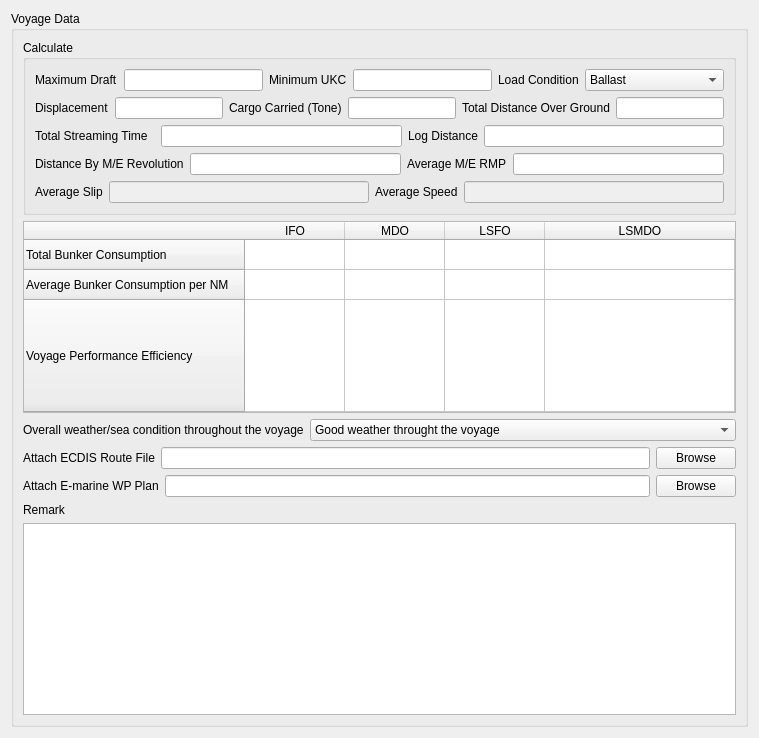
     <widget class="QWidget" name="tab_2">
      <attribute name="title">
       <string>Voyage Data</string>
      </attribute>
      <layout class="QGridLayout" name="gridLayout_10">
       <item row="0" column="0">
        <widget class="QGroupBox" name="voyageDataGroupBox">
         <property name="title">
          <string>Voyage Data</string>
         </property>
         <layout class="QVBoxLayout" name="verticalLayout_10">
          <item>
           <widget class="QGroupBox" name="groupBox_6">
            <property name="title">
             <string>Calculate</string>
            </property>
            <layout class="QVBoxLayout" name="verticalLayout_9">
             <item>
              <layout class="QHBoxLayout" name="horizontalLayout_3">
               <item>
                <widget class="QLabel" name="label_28">
                 <property name="sizePolicy">
                  <sizepolicy hsizetype="Fixed" vsizetype="Fixed">
                   <horstretch>0</horstretch>
                   <verstretch>0</verstretch>
                  </sizepolicy>
                 </property>
                 <property name="text">
                  <string>Maximum Draft</string>
                 </property>
                </widget>
               </item>
               <item>
                <widget class="QLineEdit" name="minimum_ukc_edit">
                 <property name="sizePolicy">
                  <sizepolicy hsizetype="Preferred" vsizetype="Fixed">
                   <horstretch>0</horstretch>
                   <verstretch>0</verstretch>
                  </sizepolicy>
                 </property>
                </widget>
               </item>
               <item>
                <widget class="QLabel" name="label_29">
                 <property name="sizePolicy">
                  <sizepolicy hsizetype="Fixed" vsizetype="Fixed">
                   <horstretch>0</horstretch>
                   <verstretch>0</verstretch>
                  </sizepolicy>
                 </property>
                 <property name="text">
                  <string>Minimum UKC</string>
                 </property>
                </widget>
               </item>
               <item>
                <widget class="QLineEdit" name="maximum_draft_edit">
                 <property name="sizePolicy">
                  <sizepolicy hsizetype="Preferred" vsizetype="Fixed">
                   <horstretch>0</horstretch>
                   <verstretch>0</verstretch>
                  </sizepolicy>
                 </property>
                </widget>
               </item>
               <item>
                <widget class="QLabel" name="label_30">
                 <property name="sizePolicy">
                  <sizepolicy hsizetype="Fixed" vsizetype="Fixed">
                   <horstretch>0</horstretch>
                   <verstretch>0</verstretch>
                  </sizepolicy>
                 </property>
                 <property name="text">
                  <string>Load Condition</string>
                 </property>
                </widget>
               </item>
               <item>
                <widget class="QComboBox" name="load_condition_combo">
                 <property name="sizePolicy">
                  <sizepolicy hsizetype="Preferred" vsizetype="Fixed">
                   <horstretch>0</horstretch>
                   <verstretch>0</verstretch>
                  </sizepolicy>
                 </property>
                 <item>
                  <property name="text">
                   <string>Ballast</string>
                  </property>
                 </item>
                 <item>
                  <property name="text">
                   <string>Loaded</string>
                  </property>
                 </item>
                </widget>
               </item>
              </layout>
             </item>
             <item>
              <layout class="QHBoxLayout" name="horizontalLayout_4">
               <item>
                <widget class="QLabel" name="label_31">
                 <property name="sizePolicy">
                  <sizepolicy hsizetype="Fixed" vsizetype="Fixed">
                   <horstretch>0</horstretch>
                   <verstretch>0</verstretch>
                  </sizepolicy>
                 </property>
                 <property name="text">
                  <string>Displacement</string>
                 </property>
                </widget>
               </item>
               <item>
                <widget class="QLineEdit" name="displacement_edit">
                 <property name="sizePolicy">
                  <sizepolicy hsizetype="Preferred" vsizetype="Fixed">
                   <horstretch>0</horstretch>
                   <verstretch>0</verstretch>
                  </sizepolicy>
                 </property>
                </widget>
               </item>
               <item>
                <widget class="QLabel" name="label_27">
                 <property name="sizePolicy">
                  <sizepolicy hsizetype="Fixed" vsizetype="Fixed">
                   <horstretch>0</horstretch>
                   <verstretch>0</verstretch>
                  </sizepolicy>
                 </property>
                 <property name="text">
                  <string>Cargo Carried (Tone)</string>
                 </property>
                </widget>
               </item>
               <item>
                <widget class="QLineEdit" name="cargo_shipped">
                 <property name="sizePolicy">
                  <sizepolicy hsizetype="Preferred" vsizetype="Fixed">
                   <horstretch>0</horstretch>
                   <verstretch>0</verstretch>
                  </sizepolicy>
                 </property>
                </widget>
               </item>
               <item>
                <widget class="QLabel" name="label_24">
                 <property name="sizePolicy">
                  <sizepolicy hsizetype="Fixed" vsizetype="Fixed">
                   <horstretch>0</horstretch>
                   <verstretch>0</verstretch>
                  </sizepolicy>
                 </property>
                 <property name="text">
                  <string>Total Distance Over Ground</string>
                 </property>
                </widget>
               </item>
               <item>
                <widget class="QLineEdit" name="total_distance_edit">
                 <property name="sizePolicy">
                  <sizepolicy hsizetype="Preferred" vsizetype="Fixed">
                   <horstretch>0</horstretch>
                   <verstretch>0</verstretch>
                  </sizepolicy>
                 </property>
                </widget>
               </item>
              </layout>
             </item>
             <item>
              <layout class="QHBoxLayout" name="horizontalLayout_12">
               <item>
                <widget class="QLabel" name="label_25">
                 <property name="sizePolicy">
                  <sizepolicy hsizetype="Fixed" vsizetype="Fixed">
                   <horstretch>0</horstretch>
                   <verstretch>0</verstretch>
                  </sizepolicy>
                 </property>
                 <property name="minimumSize">
                  <size>
                   <width>120</width>
                   <height>16</height>
                  </size>
                 </property>
                 <property name="text">
                  <string>Total Streaming Time</string>
                 </property>
                </widget>
               </item>
               <item>
                <widget class="QLineEdit" name="total_streaming_time_edit">
                 <property name="sizePolicy">
                  <sizepolicy hsizetype="Preferred" vsizetype="Fixed">
                   <horstretch>0</horstretch>
                   <verstretch>0</verstretch>
                  </sizepolicy>
                 </property>
                </widget>
               </item>
               <item>
                <widget class="QLabel" name="label_26">
                 <property name="sizePolicy">
                  <sizepolicy hsizetype="Fixed" vsizetype="Preferred">
                   <horstretch>0</horstretch>
                   <verstretch>0</verstretch>
                  </sizepolicy>
                 </property>
                 <property name="text">
                  <string>Log Distance</string>
                 </property>
                </widget>
               </item>
               <item>
                <widget class="QLineEdit" name="log_distance_edit">
                 <property name="sizePolicy">
                  <sizepolicy hsizetype="Preferred" vsizetype="Fixed">
                   <horstretch>0</horstretch>
                   <verstretch>0</verstretch>
                  </sizepolicy>
                 </property>
                </widget>
               </item>
              </layout>
             </item>
             <item>
              <layout class="QHBoxLayout" name="horizontalLayout_13">
               <item>
                <widget class="QLabel" name="label_33">
                 <property name="sizePolicy">
                  <sizepolicy hsizetype="Fixed" vsizetype="Preferred">
                   <horstretch>0</horstretch>
                   <verstretch>0</verstretch>
                  </sizepolicy>
                 </property>
                 <property name="text">
                  <string>Distance By M/E Revolution</string>
                 </property>
                </widget>
               </item>
               <item>
                <widget class="QLineEdit" name="distance_me_revolution_edit">
                 <property name="sizePolicy">
                  <sizepolicy hsizetype="Preferred" vsizetype="Fixed">
                   <horstretch>0</horstretch>
                   <verstretch>0</verstretch>
                  </sizepolicy>
                 </property>
                </widget>
               </item>
               <item>
                <widget class="QLabel" name="label_34">
                 <property name="sizePolicy">
                  <sizepolicy hsizetype="Fixed" vsizetype="Preferred">
                   <horstretch>0</horstretch>
                   <verstretch>0</verstretch>
                  </sizepolicy>
                 </property>
                 <property name="text">
                  <string>Average M/E RMP</string>
                 </property>
                </widget>
               </item>
               <item>
                <widget class="QLineEdit" name="average_me_rmp_edit">
                 <property name="sizePolicy">
                  <sizepolicy hsizetype="Preferred" vsizetype="Fixed">
                   <horstretch>0</horstretch>
                   <verstretch>0</verstretch>
                  </sizepolicy>
                 </property>
                </widget>
               </item>
              </layout>
             </item>
             <item>
              <layout class="QHBoxLayout" name="horizontalLayout_17">
               <item>
                <widget class="QLabel" name="label_32">
                 <property name="sizePolicy">
                  <sizepolicy hsizetype="Fixed" vsizetype="Fixed">
                   <horstretch>0</horstretch>
                   <verstretch>0</verstretch>
                  </sizepolicy>
                 </property>
                 <property name="text">
                  <string>Average Slip</string>
                 </property>
                </widget>
               </item>
               <item>
                <widget class="QLineEdit" name="average_slip_edit">
                 <property name="enabled">
                  <bool>false</bool>
                 </property>
                 <property name="sizePolicy">
                  <sizepolicy hsizetype="Preferred" vsizetype="Fixed">
                   <horstretch>0</horstretch>
                   <verstretch>0</verstretch>
                  </sizepolicy>
                 </property>
                </widget>
               </item>
               <item>
                <widget class="QLabel" name="label_40">
                 <property name="sizePolicy">
                  <sizepolicy hsizetype="Fixed" vsizetype="Fixed">
                   <horstretch>0</horstretch>
                   <verstretch>0</verstretch>
                  </sizepolicy>
                 </property>
                 <property name="text">
                  <string>Average Speed</string>
                 </property>
                </widget>
               </item>
               <item>
                <widget class="QLineEdit" name="average_speed_edit_2">
                 <property name="enabled">
                  <bool>false</bool>
                 </property>
                 <property name="sizePolicy">
                  <sizepolicy hsizetype="Preferred" vsizetype="Fixed">
                   <horstretch>0</horstretch>
                   <verstretch>0</verstretch>
                  </sizepolicy>
                 </property>
                </widget>
               </item>
              </layout>
             </item>
            </layout>
           </widget>
          </item>
          <item>
           <widget class="QTableWidget" name="tableWidget">
            <property name="sizePolicy">
             <sizepolicy hsizetype="Preferred" vsizetype="Preferred">
              <horstretch>0</horstretch>
              <verstretch>0</verstretch>
             </sizepolicy>
            </property>
            <property name="maximumSize">
             <size>
              <width>16777215</width>
              <height>192</height>
             </size>
            </property>
            <attribute name="horizontalHeaderCascadingSectionResizes">
             <bool>true</bool>
            </attribute>
            <attribute name="horizontalHeaderStretchLastSection">
             <bool>true</bool>
            </attribute>
            <attribute name="verticalHeaderCascadingSectionResizes">
             <bool>true</bool>
            </attribute>
            <attribute name="verticalHeaderStretchLastSection">
             <bool>true</bool>
            </attribute>
            <row>
             <property name="text">
              <string>Total Bunker Consumption</string>
             </property>
            </row>
            <row>
             <property name="text">
              <string>Average Bunker Consumption per NM</string>
             </property>
            </row>
            <row>
             <property name="text">
              <string>Voyage Performance Efficiency</string>
             </property>
            </row>
            <column>
             <property name="text">
              <string>IFO</string>
             </property>
            </column>
            <column>
             <property name="text">
              <string>MDO</string>
             </property>
            </column>
            <column>
             <property name="text">
              <string>LSFO</string>
             </property>
            </column>
            <column>
             <property name="text">
              <string>LSMDO</string>
             </property>
            </column>
            <item row="0" column="0">
             <property name="text">
              <string/>
             </property>
            </item>
           </widget>
          </item>
          <item>
           <layout class="QHBoxLayout" name="horizontalLayout_5">
            <item>
             <widget class="QLabel" name="label_41">
              <property name="sizePolicy">
               <sizepolicy hsizetype="Fixed" vsizetype="Preferred">
                <horstretch>0</horstretch>
                <verstretch>0</verstretch>
               </sizepolicy>
              </property>
              <property name="text">
               <string>Overall weather/sea condition throughout the voyage</string>
              </property>
             </widget>
            </item>
            <item>
             <widget class="QComboBox" name="comboBox_5">
              <property name="sizePolicy">
               <sizepolicy hsizetype="Ignored" vsizetype="Fixed">
                <horstretch>0</horstretch>
                <verstretch>0</verstretch>
               </sizepolicy>
              </property>
              <item>
               <property name="text">
                <string>Good weather throught the voyage</string>
               </property>
              </item>
              <item>
               <property name="text">
                <string>Favorable weather/sea throught the voyage</string>
               </property>
              </item>
              <item>
               <property name="text">
                <string>Adverse weather/sea throught the voyage</string>
               </property>
              </item>
              <item>
               <property name="text">
                <string>Heavy weather/Rough sea throughout the voyage</string>
               </property>
              </item>
             </widget>
            </item>
           </layout>
          </item>
          <item>
           <layout class="QHBoxLayout" name="horizontalLayout_6">
            <item>
             <widget class="QLabel" name="label_35">
              <property name="text">
               <string>Attach ECDIS Route File</string>
              </property>
             </widget>
            </item>
            <item>
             <widget class="QLineEdit" name="attach_ecdis_route_file_edit"/>
            </item>
            <item>
             <widget class="QPushButton" name="attach_ecdis_browse_btn">
              <property name="text">
               <string>Browse</string>
              </property>
             </widget>
            </item>
           </layout>
          </item>
          <item>
           <layout class="QHBoxLayout" name="horizontalLayout_7">
            <item>
             <widget class="QLabel" name="label_36">
              <property name="text">
               <string>Attach E-marine WP Plan</string>
              </property>
             </widget>
            </item>
            <item>
             <widget class="QLineEdit" name="attach_wp_plan_edit"/>
            </item>
            <item>
             <widget class="QPushButton" name="attach_wp_plan_browse_btn">
              <property name="text">
               <string>Browse</string>
              </property>
             </widget>
            </item>
           </layout>
          </item>
          <item>
           <widget class="QLabel" name="label_21">
            <property name="text">
             <string>Remark</string>
            </property>
           </widget>
          </item>
          <item>
           <widget class="QPlainTextEdit" name="remark_edit">
            <property name="sizePolicy">
             <sizepolicy hsizetype="Preferred" vsizetype="Preferred">
              <horstretch>0</horstretch>
              <verstretch>0</verstretch>
             </sizepolicy>
            </property>
           </widget>
          </item>
         </layout>
         <zorder>label_21</zorder>
         <zorder>remark_edit</zorder>
         <zorder>tableWidget</zorder>
         <zorder>groupBox_6</zorder>
        </widget>
       </item>
      </layout>
     </widget>
